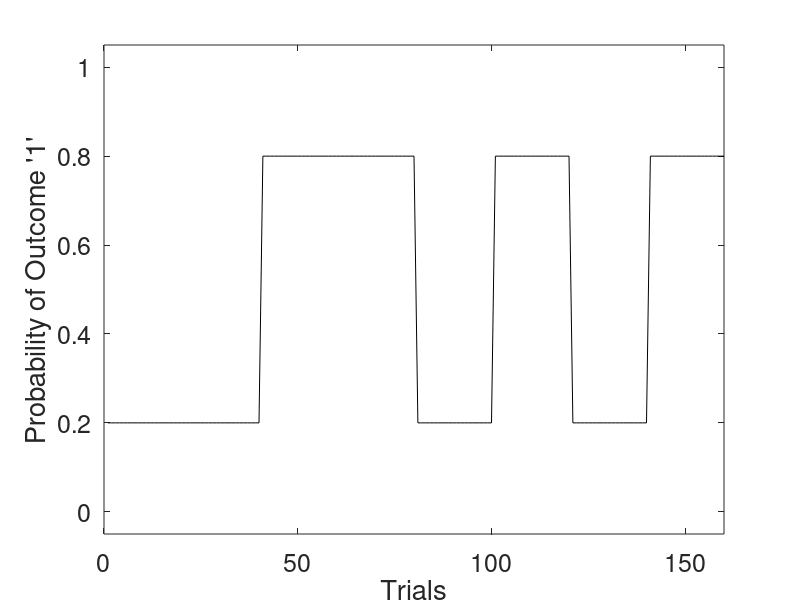
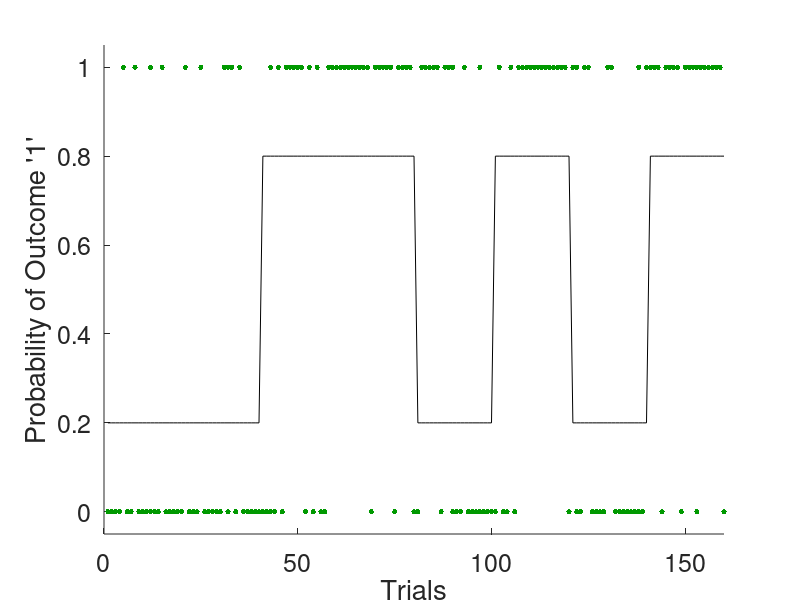

Here is the MATLAB script that generated these plots, in order: (Note: this script raises an error after producing the figures.)
 %--------------------------------------------------------------------------
% The purpose of this tutorial is to show you the first steps to enable you
% to use the HGF and it consists of several parts:
%
% PART 1: Generating an experimental design 
%   -> Generating a probability structure 
%   -> Generate corresponding experimental inputs
%
% PART 2: Simulating an ideal observer
%   -> Estimating Bayes-optimal parameters given the input structure 
%   -> Simulating responses of an ideal observer
%
% PART 3: Model inversion
%   -> Inverting the HGF model
%   -> Inspect parameter identifiability 
%   -> Visualize inferred belief trajectories.
%
% PART 4: Invert a Rescorla-Wagner model
%   -> Inverting the Rescorla-Wagner model
%   -> Compare learning rates of the two models
%
%--------------------------------------------------------------------------


%% Defaults
random_seed = 999; % Random seed for simulations
% Sets axis font size (this may depend on your screen size, you can
% increase it to 20, if the font is too small or decrease it).
set(0,'defaultAxesFontSize', 18); 


%% PART 1: Load input for a task
% Now let's generate some input sequence by sampling from the true 
% probabilities
rng(random_seed); % Set random seed to make sure, we all see the same results
u = load('reinforcement_learning_task.txt');

%% PART 2: What is the task structure?
% Array that indicates the probability of the binary outcome = 1 for each
% experimental block
prob_struct = [0.2, 0.2, 0.80, 0.80, 0.20, 0.80, 0.20, 0.80];
n_trials    = 20;                  % Number of trials within a block
n_blocks    = length(prob_struct); % Number of blocks
last_trial  = n_trials*n_blocks;   % Get last trial (for plotting)

% Create the volatility structure for all trials
vol_struct = repmat(prob_struct, n_trials, 1); 
vol_struct = vol_struct(:);

% Let's see what it looks like
figure('units','normalized','outerposition',[0 0 .96 1])
plot(vol_struct, 'k');
xlim([0, last_trial]);
ylim([-0.05, 1.05]);
xlabel('Trials')
ylabel('Probability of Outcome ''1''')

% Let's add them to the plot
figure('units','normalized','outerposition',[0 0 .96 1])
hold on;
plot(vol_struct, 'k');
plot(u,'.', 'Color', [0 0.6 0], 'MarkerSize', 12);
hold off;
xlim([0, last_trial]);
ylim([-.05, 1.05]);
xlabel('Trials')
ylabel('Probability of Outcome ''1''')


%% PART 2: Obtain Bayes-optimal parameters
% We will now simulate parameters of an artifical learner that sees the
% input we just generated. This is useful for example to determine starting
% values, when inverting the behavioral data of actual participants or to
% verify identifiability of parameters or a model space a priori.

% Get Bayes optimal parameters given the input
bopars = tapas_fitModel([], u,...           % experimental input
    'tapas_hgf_ar1_binary_config',...           % perceptual model function
    'tapas_bayes_optimal_binary_config',... % observational model function
    'tapas_quasinewton_optim_config');      % optimization function
tapas_hgf_ar1_binary_plotTraj(bopars);
hold on; plot(vol_struct,'k:'); hold off; % Plot volatility structure 

% The only parameter whose Bayes optimal values we've estimated is $\omega$. 
% This is the tonic volatility in the HGF. At the first level, $\omega_1$ 
% is undefined (NaN) because in the binary HGF the first level is discrete, 
% not continuous. 
% At the second level, we find an optimal value of, for example, 
% $\omega_2=-3.43$, and at the third level one of, for example, 
% $\omega_3=-6.01$ (this will vary on different runs of this script).
% 
% The other parameters are fixed to a particular value because their prior 
% variance has been set to zero in the configuration file 
% tapas_hgf_binary_config.m. This means that their posterior means,
% displayed here, are the same as the prior means set in 
% tapas_hgf_binary_config.m.
% 
% Their meanings are:% 
% * $\mu_0$ and $\sigma_0$ are the initial values of the perceptual state
% * $\rho$ is a drift parameter, fixed to zero (ie, no drift) in this 
% example
% * $\kappa$ is a parameter that describes the coupling between the 
% different levels of the HGF, fixed to 1 in this example
% 
% For model comparison purposes, several measures of model quality are given 
% by fitModel. The most important of these is the log-model evidence (LME).


%% PART 2: Simulate behaviour of an ideal observer
% We will now simulate how this agent would respond to seeing this input.
sim = tapas_simModel(u,...
    'tapas_hgf_ar1_binary', bopars.p_prc.p,...
    'tapas_softmax_binary', 5,...
    random_seed);
tapas_hgf_ar1_binary_plotTraj(sim);
hold on; plot(vol_struct, 'k:'); hold off; % Plot volatility structure 

% We simulate an agent's responses using the simModel function. To do 
% that, we simply choose the optimal values for the parameters. 
% But in addition to the perceptual model _hgf_binary_, we now 
% need a response model. Here, we take the unit square sigmoid model, 
% tapas_unitsq_sgm_, with parameter $\zeta=5$. The last argument is an 
% optional seed for the random number generator.


%% PART 3: Model Inversion
% Now, we will invert the model on the experimental input (u) and the
% responses we just simulated (y). If you are inverting the model using
% real data you need to pass participants' responses instead of sim.y to
% tapas_fitModel.

est = tapas_fitModel(sim.y, sim.u,...
    'tapas_hgf_ar1_binary_config',...
    'tapas_softmax_binary_config',...
    'tapas_quasinewton_optim_config');

% When we inspect the parameters that we used to simulate behavior (found
% in the 'sim' structure) and the recovered parameters that we obtained 
% from inverting the model on the simulated responses (found in the 'est'
% structure), we see that they closely correspond to each other. Good.
fprintf('Parameters of ideal observer:\n omega: %.4f\n m: %.4f\n\n',...
    sim.p_prc.om(2), sim.p_prc.m(3))
fprintf('Recovered parameters:\n omega: %.4f\n m: %.4f\n\n',...
    est.p_prc.om(2), est.p_prc.m(3))


%% PART 3: Investigate parameter identifiability
% To check how well the parameters could be identified, we can take a look 
% at their posterior correlation. This gives us an idea to what degree 
% changing one parameter value can be compensated by changing another. Of 
% course changing a parameter is fully equivalent to changing that same 
% parameter, therefore the values on the diagonal of the correlation matrix 
% are all 1. However, it would be worrisome if changing one parameter's 
% value were equivalent to changing another in the same direction 
% (correlation = +1) or in the opposite direction (correlation = -1). In 
% these cases the two parameters cannot be identified independently and 
% one of them needs to be fixed. The other parameter can then be estimated 
% conditional on the value of the one that has been fixed.

tapas_fit_plotCorr(est)
colormap(flipud(gray))                 % Change colormap to gray
add_values_to_imagesc(est.optim.Corr); % Add correlation values to plot
 
% In this case, there is nothing to worry about. Unless their correlation 
% is very close to +1 or -1, two parameters are identifiable, meaning that 
% they describe distinct aspects of the data.

% The posterior parameter correlation matrix is stored in est.optim.Corr
disp(est.optim.Corr)
 
% While the posterior parameter covariance matrix is stored in 
% est.optim.Sigma
disp(est.optim.Sigma)

% Posterior means
% The posterior means of the estimated as well as the fixed parameters can 
% be found in est.p_prc for the perceptual model and in est.p_obs for the 
% observation model:
disp(est.p_prc)
disp(est.p_obs)
 
% The posterior means are contained in these structures separately by name 
% (e.g., om for $\omega$) as well as jointly as a vector $p$ in their 
% native space and as a vector $p_{\mathrm{trans}}$ in their transformed 
% space (ie, the space they are estimated in). For details, see the manual.


%% PART 3: Inferred belief trajectories
% As with the simulated trajectories, we can plot the inferred belief 
% trajectories implied by the estimated parameters.
tapas_hgf_ar1_binary_plotTraj(est);
hold on; plot(vol_struct, 'k:'); hold off; % Plot volatility structure 

% These trajectories can be found in est.traj:
disp(est.traj);


%% PART 4: Inverting a Reescorla-Wagner Model
% Next, let's try to fit the same data using a different perceptual model 
% while keeping the same response model. We will take the Rescorla-Wagner
% model, which can be found in tapas_rw_binary.

est_rw = tapas_fitModel(sim.y,...
                       sim.u,...
                       'tapas_rw_binary_config',...
                       'tapas_softmax_binary_config',...
                       'tapas_quasinewton_optim_config');
                   
% The single estimated perceptual parameter is the constant learning rate 
% $\alpha$.

% Just as for _hgf_binary_, we can plot posterior correlations and inferred 
% trajectories for this model.

% Plot Correlation
tapas_fit_plotCorr(est_rw)
colormap(flipud(gray))                    % Change colormap to gray
add_values_to_imagesc(est_rw.optim.Corr); % Add correlation values to plot

% Plot Trajectory
tapas_rw_binary_plotTraj(est_rw);
hold on; plot(vol_struct, 'k:'); hold off; % Plot volatility structure 


%% PART 4: Compare learning rates: HGF versus Rescorla-Wagner
% Now let's compare the learning rates for the two models. To do this, we
% first need to compute them.
lr_rw = est_rw.p_prc.al.*ones(size(est_rw.traj.v(:,1),1),1);
lr_hgf_low_lvl = est.traj.muhat(:,1).*(1-est.traj.muhat(:,1)).*est.traj.sahat(:,2);
lr_hgf_high_lvl = est.traj.muhat(:,1).*(1-est.traj.muhat(:,1)).*est.traj.sahat(:,3).*est.traj.w(:,2);

% Now we can plot them.
figure('units','normalized','outerposition',[0 0 .96 1])
hold on;
plot(lr_rw, 'b');
plot(lr_hgf_low_lvl, 'r');
plot(lr_hgf_high_lvl, 'c');
plot(u,'.', 'Color', [0 0.6 0], 'MarkerSize', 12); % Plot input
plot(vol_struct, 'k:'); % Plot volatility structure
hold off;
xlim([1 last_trial]);
ylim([-0.05, 1.05])
title('Learning Rates: RW versus HGF');
xlabel('Trials');
ylabel('Learning Rates');
legend('RW', 'HGF Low lvl', 'HGF High lvl', 'Input', 'Probability',...
    'Position', [0.78 0.6 0.1 0.2]);


